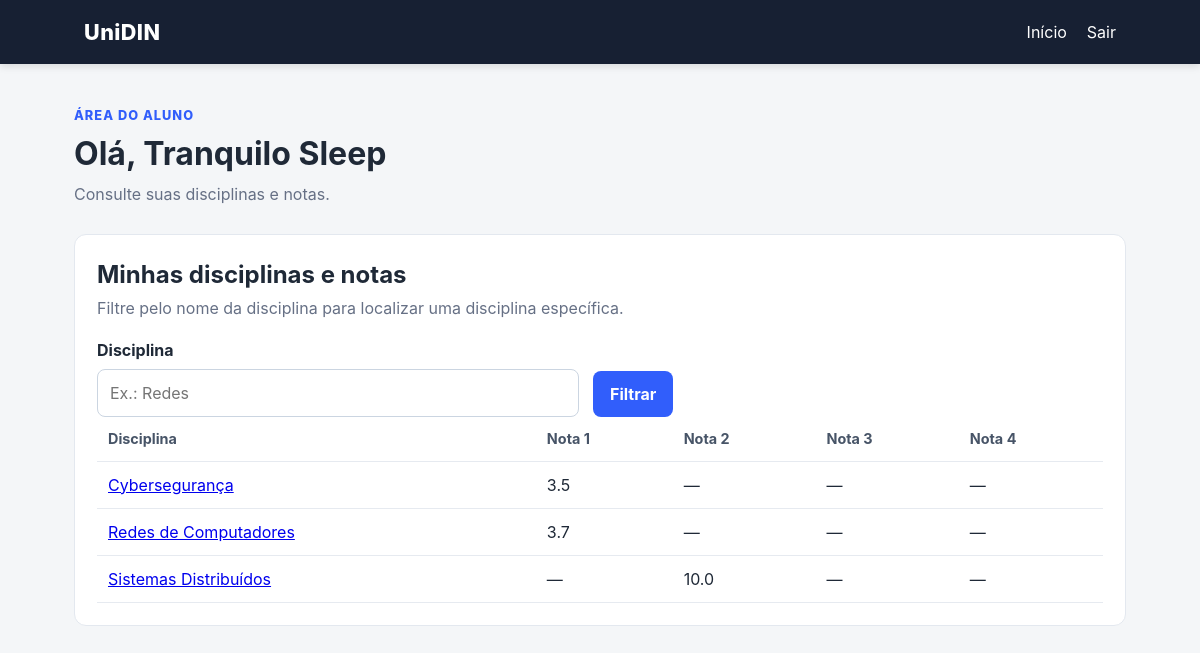
/aluno (signed in), run on the app's committed database.
### tables this page shows
CREATE TABLE users (
        id INTEGER PRIMARY KEY AUTOINCREMENT,
        name TEXT NOT NULL,
        email TEXT NOT NULL UNIQUE,
        password TEXT NOT NULL,
        role TEXT NOT NULL CHECK(role IN ('professor','aluno'))
    );

CREATE TABLE grades (
        id INTEGER PRIMARY KEY AUTOINCREMENT,
        discipline_id INTEGER NOT NULL,
        student_id INTEGER NOT NULL,
        assessment INTEGER NOT NULL,
        value REAL NOT NULL,
        FOREIGN KEY (discipline_id) REFERENCES disciplines(id),
        FOREIGN KEY (student_id) REFERENCES users(id),
        UNIQUE(discipline_id, student_id, assessment)
    );

CREATE TABLE disciplines (
        id INTEGER PRIMARY KEY AUTOINCREMENT,
        name TEXT NOT NULL,
        professor_id INTEGER NOT NULL,
        FOREIGN KEY (professor_id) REFERENCES users(id)
    );

### app.py (the view)
@app.route("/aluno")
def aluno():
    user = require_login()
    if user is None:
        return redirect(url_for("login"))
    if user["role"] != "aluno":
        return redirect(url_for("index"))
    conn = get_connection()
    search = request.args.get("q", "")
    if search:
        query = "SELECT d.id, d.name, g1.value AS nota1, g2.value AS nota2, g3.value AS nota3, g4.value AS nota4 FROM disciplines d JOIN enrollments e ON e.discipline_id=d.id LEFT JOIN grades g1 ON g1.discipline_id=d.id AND g1.student_id=e.student_id AND g1.assessment=1 LEFT JOIN grades g2 ON g2.discipline_id=d.id AND g2.student_id=e.student_id AND g2.assessment=2 LEFT JOIN grades g3 ON g3.discipline_id=d.id AND g3.student_id=e.student_id AND g3.assessment=3 LEFT JOIN grades g4 ON g4.discipline_id=d.id AND g4.student_id=e.student_id AND g4.assessment=4 WHERE e.student_id=" + str(user["id"]) + " AND d.name LIKE '%" + search + "%' ORDER BY d.name"
        rows = conn.execute(query).fetchall()
    else:
        rows = conn.execute("SELECT d.id, d.name, g1.value AS nota1, g2.value AS nota2, g3.value AS nota3, g4.value AS nota4 FROM disciplines d JOIN enrollments e ON e.discipline_id=d.id LEFT JOIN grades g1 ON g1.discipline_id=d.id AND g1.student_id=e.student_id AND g1.assessment=1 LEFT JOIN grades g2 ON g2.discipline_id=d.id AND g2.student_id=e.student_id AND g2.assessment=2 LEFT JOIN grades g3 ON g3.discipline_id=d.id AND g3.student_id=e.student_id AND g3.assessment=3 LEFT JOIN grades g4 ON g4.discipline_id=d.id AND g4.student_id=e.student_id AND g4.assessment=4 WHERE e.student_id=? ORDER BY d.name", (user["id"],)).fetchall()
    conn.close()
    return render_template("aluno.html", user=user, search=search, rows=rows)

### app.py (called while the page is built)
def current_user():
    if "user_id" not in session:
        return None
    conn = get_connection()
    user = conn.execute("SELECT * FROM users WHERE id = ?", (session["user_id"],)).fetchone()
    conn.close()
    return user

def require_login():
    return current_user()

### database.py (called while the page is built)
def get_connection():
    conn = sqlite3.connect(DB_PATH)
    conn.row_factory = sqlite3.Row
    return conn

### templates/aluno.html
{% extends "base.html" %}
{% block content %}
<div class="page-header"><div><p class="eyebrow">Área do aluno</p><h1>Olá, {{ user['name'] }}</h1><p>Consulte suas disciplinas e notas.</p></div></div>
<section class="panel">
<div class="panel-title"><div><h2>Minhas disciplinas e notas</h2><p>Filtre pelo nome da disciplina para localizar uma disciplina específica.</p></div></div>
<form method="get" action="{{ url_for('aluno') }}" class="form-grid"><div><label for="q">Disciplina</label><input id="q" name="q" type="text" value="{{ search }}" placeholder="Ex.: Redes"></div><div class="form-action"><button type="submit">Filtrar</button></div></form>
<div class="table-wrap"><table><thead><tr><th>Disciplina</th><th>Nota 1</th><th>Nota 2</th><th>Nota 3</th><th>Nota 4</th></tr></thead><tbody>{% for row in rows %}<tr><td><a href="{{ url_for('disciplina', discipline_id=row['id']) }}">{{ row['name'] }}</a></td><td>{{ row['nota1'] if row['nota1'] is not none else '—' }}</td><td>{{ row['nota2'] if row['nota2'] is not none else '—' }}</td><td>{{ row['nota3'] if row['nota3'] is not none else '—' }}</td><td>{{ row['nota4'] if row['nota4'] is not none else '—' }}</td></tr>{% else %}<tr><td colspan="5">Nenhuma disciplina encontrada.</td></tr>{% endfor %}</tbody></table></div>
</section>
{% endblock %}

### templates/base.html (shortened to what this page needs)
<!doctype html>
<html lang="pt-BR">
<head>
    <link rel="stylesheet" href="{{ url_for('static', filename='style.css') }}">
</head>
<body>
<header class="topbar">
    <div class="brand">UniDIN</div>
    {% if session.get('user_id') %}
    <nav>
        <a href="{{ url_for('index') }}">Início</a>
        <a href="{{ url_for('logout') }}">Sair</a>
    </nav>
    {% endif %}
</header>
<main class="container">
    {% block content %}{% endblock %}
</main>
</body>
</html>

### static/style.css (style rules this page uses)
:root { font-family:Inter,system-ui,-apple-system,BlinkMacSystemFont,"Segoe UI",sans-serif;color:#1f2937;background:#f4f6f8;line-height:1.5 }
* { box-sizing:border-box }
body { margin:0 }
.topbar { height:64px;background:#172033;color:#fff;display:flex;align-items:center;justify-content:space-between;padding:0 7%;box-shadow:0 2px 8px #0002 }
.brand { font-weight:800;font-size:1.35rem;letter-spacing:.02em }
.topbar nav { display:flex;gap:20px }
.topbar a { color:#fff;text-decoration:none }
.container { max-width:1100px;margin:0 auto;padding:42px 24px }
label { display:block;font-weight:650;margin:14px 0 7px }
input,select,textarea { width:100%;padding:11px 12px;border:1px solid #cbd5e1;border-radius:8px;background:#fff;font:inherit }
button,.button { display:inline-block;margin-top:18px;background:#315efb;color:#fff;border:0;border-radius:8px;padding:11px 17px;font:inherit;font-weight:700;text-decoration:none;cursor:pointer }
.page-header { margin-bottom:28px }
.eyebrow { color:#315efb;font-size:.8rem;text-transform:uppercase;font-weight:800;letter-spacing:.08em;margin:0 0 5px }
.page-header h1 { margin:0 0 4px;font-size:2rem }
.page-header p:last-child { color:#667085;margin:0 }
.card,.panel,.message { background:#fff;border:1px solid #e3e8ef;border-radius:12px;padding:22px }
.panel { margin-bottom:22px }
.panel-title { display:flex;justify-content:space-between;gap:20px;margin-bottom:18px }
.panel-title h2 { margin:0 }
.panel-title p { margin:3px 0 0;color:#667085 }
.table-wrap { overflow-x:auto }
table { width:100%;border-collapse:collapse }
th,td { text-align:left;padding:11px;border-bottom:1px solid #e6eaf0 }
th { font-size:.9rem;color:#475467 }
.form-grid { display:grid;grid-template-columns:2fr 1fr 1fr auto;gap:14px;align-items:end }
.form-grid label { margin-top:0 }
.form-action button { margin-top:0 }

### data on the page
users: name "Tranquilo Sleep"
grades: name "Cybersegurança", value "3.5", row "—"
grades: name "Redes de Computadores", value "3.7", row "—"
grades: name "Sistemas Distribuídos", row "—", value "10.0"
